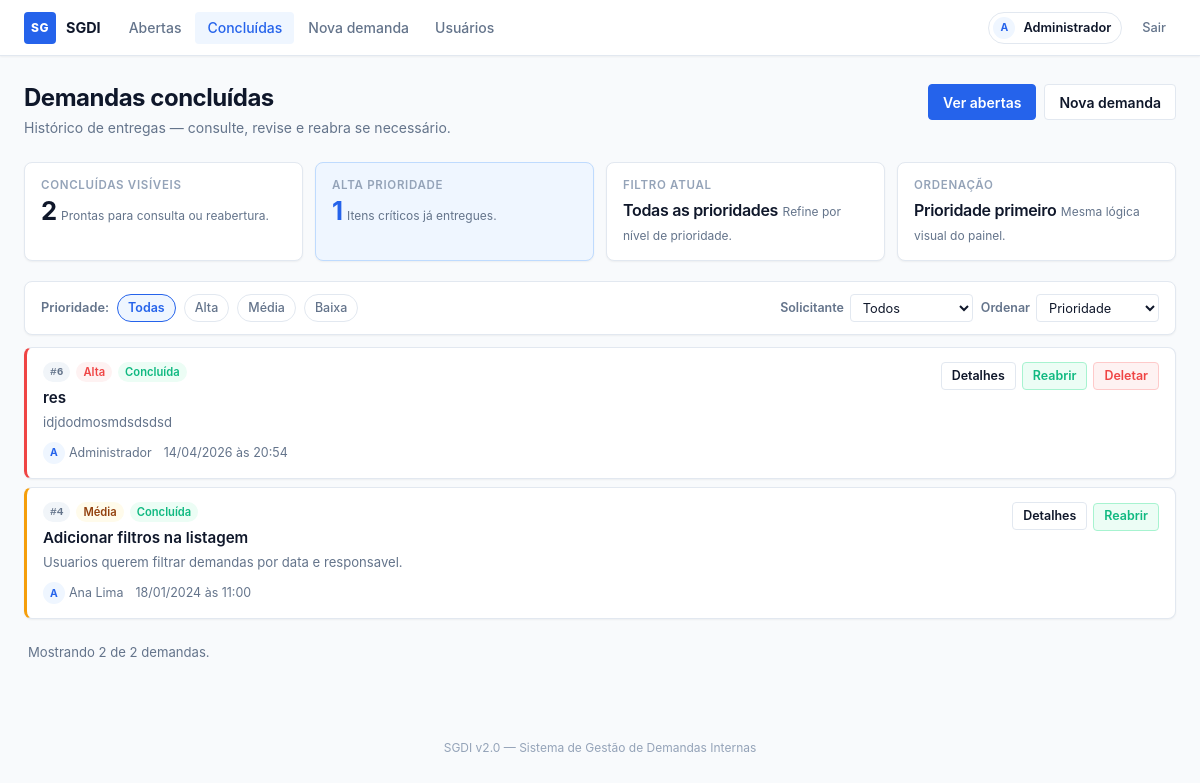
Page /concluidas (signed in) on the committed database.
### tables this page shows
CREATE TABLE demandas (
            id INTEGER PRIMARY KEY AUTOINCREMENT,
            titulo TEXT NOT NULL,
            descricao TEXT NOT NULL,
            solicitante TEXT NOT NULL,
            usuario_id INTEGER NOT NULL REFERENCES usuarios(id),
            prioridade TEXT NOT NULL DEFAULT 'Média',
            status TEXT NOT NULL DEFAULT 'Aberta',
            data_criacao TEXT NOT NULL
        );

### app.py (the view)
@app.route("/concluidas")
@login_required
def concluidas():
    contexto = build_demand_context(
        STATUS_CONCLUIDA,
        filtro_prioridade=request.args.get("prioridade", "").strip(),
        filtro_usuario_id=request.args.get("usuario_id", "").strip() or None,
        ordenacao=request.args.get("ordenacao", "prioridade"),
    )
    return render_template("concluidas.html", **contexto)

### app.py (called while the page is built)
def login_required(f):
    @wraps(f)
    def decorated(*args, **kwargs):
        if "usuario_id" not in session:
            flash("Faça login para continuar.")
            return redirect(url_for("login"))
        return f(*args, **kwargs)
    return decorated

@app.context_processor
def inject_globals():
    if "csrf_token" not in session:
        session["csrf_token"] = secrets.token_hex(32)
    return {
        "csrf_token": session["csrf_token"],
        "usuario_logado": {
            "id": session.get("usuario_id"),
            "nome": session.get("usuario_nome"),
            "username": session.get("usuario_username"),
        } if "usuario_id" in session else None,
    }

def get_db():
    return get_db_connection()

@app.template_filter("priority_slug")
def priority_slug(value):
    return PRIORIDADE_SLUGS.get(value, "neutra")

@app.template_filter("display_datetime")
def display_datetime(value):
    try:
        return datetime.strptime(value, "%Y-%m-%d %H:%M:%S").strftime("%d/%m/%Y às %H:%M")
    except (TypeError, ValueError):
        return value or ""

def normalize_priority(prioridade):
    return prioridade if prioridade in PRIORIDADES else ""

def normalize_order(ordenacao):
    return ordenacao if ordenacao in ORDENACOES else "prioridade"

def enrich_demands(demandas):
    agora = datetime.now()
    resultado = []
    for demanda in demandas:
        d = dict(demanda)
        try:
            data_criacao = datetime.strptime(d["data_criacao"], "%Y-%m-%d %H:%M:%S")
            dias_parada = (agora - data_criacao).days
        except (ValueError, TypeError):
            dias_parada = 0
        d["dias_parada"] = dias_parada
        d["alerta_parada"] = d.get("status") == STATUS_ABERTA and dias_parada >= DIAS_ALERTA_PARADA
        resultado.append(d)
    return resultado

def build_summary(demandas, filtro_prioridade, ordenacao):
    contagem = {p: 0 for p in PRIORIDADES}
    for d in demandas:
        if d.get("prioridade") in contagem:
            contagem[d["prioridade"]] += 1
    return {
        "total": len(demandas),
        "alta": contagem[PRIORIDADES[0]],
        "media": contagem[PRIORIDADES[1]],
        "baixa": contagem[PRIORIDADES[2]],
        "alertas": sum(1 for d in demandas if d.get("alerta_parada")),
        "filtro_label": filtro_prioridade or "Todas as prioridades",
        "ordenacao_label": ORDENACAO_LABELS[ordenacao],
    }

### templates/concluidas.html (shortened to what this page needs)
{% extends "base.html" %}
{% block content %}
<div class="page-header">
    <div>
        <h1>Demandas concluídas</h1>
        <p class="page-header__sub">Histórico de entregas — consulte, revise e reabra se necessário.</p>
    </div>
    <div class="page-header__actions">
        <a href="{{ url_for('index') }}" class="btn btn--primary">Ver abertas</a>
        <a href="{{ url_for('nova_demanda') }}" class="btn btn--secondary">Nova demanda</a>
    </div>
</div>
<div class="stats-bar">
    <div class="stat-card">
        <p class="stat-card__label">Concluídas visíveis</p>
        <strong class="stat-card__value" data-summary-total>{{ resumo.total }}</strong>
        <span class="stat-card__hint">Prontas para consulta ou reabertura.</span>
    </div>
    <div class="stat-card stat-card--accent">
        <p class="stat-card__label">Alta prioridade</p>
        <strong class="stat-card__value" data-summary-high>{{ resumo.alta }}</strong>
        <span class="stat-card__hint">Itens críticos já entregues.</span>
    </div>
    <div class="stat-card">
        <p class="stat-card__label">Filtro atual</p>
        <strong class="stat-card__value stat-card__value--sm" data-summary-view>{{ resumo.filtro_label }}</strong>
        <span class="stat-card__hint">Refine por nível de prioridade.</span>
    </div>
    <div class="stat-card">
        <p class="stat-card__label">Ordenação</p>
        <strong class="stat-card__value stat-card__value--sm" data-summary-order>{{ resumo.ordenacao_label }}</strong>
        <span class="stat-card__hint">Mesma lógica visual do painel.</span>
    </div>
</div>
<section data-demand-module>
<div class="toolbar">
    <div class="toolbar__left">
        <span class="toolbar__label">Prioridade:</span>
        <a
            href="{{ url_for('concluidas', prioridade=None, usuario_id=filtro_usuario_id or None, ordenacao=ordenacao_atual) }}"
            class="filter-pill {% if not filtro_atual %}is-active{% endif %}"
            data-priority-filter=""
            aria-pressed="{% if not filtro_atual %}true{% else %}false{% endif %}"
        >
            Todas
        </a>
        {% for prioridade in prioridades %}
            <a
                href="{{ url_for('concluidas', prioridade=prioridade, usuario_id=filtro_usuario_id or None, ordenacao=ordenacao_atual) }}"
                class="filter-pill priority-{{ prioridade|priority_slug }} {% if filtro_atual == prioridade %}is-active{% endif %}"
                data-priority-filter="{{ prioridade|priority_slug }}"
                aria-pressed="{% if filtro_atual == prioridade %}true{% else %}false{% endif %}"
            >
                {{ prioridade }}
            </a>
        {% endfor %}
    </div>
    <div class="toolbar__right">
        <form method="GET" action="{{ url_for('concluidas') }}">
            <div class="toolbar-select">
                <label for="usuario_id_c">Solicitante</label>
                <select name="usuario_id" id="usuario_id_c" onchange="this.form.submit()">
                    <option value="">Todos</option>
                </select>
            </div>
        </form>
        <form method="GET" action="{{ url_for('concluidas') }}">
            <div class="toolbar-select">
                <label for="ordenacao-concluidas">Ordenar</label>
                <select name="ordenacao" id="ordenacao-concluidas" data-sort-control>
                    <option value="prioridade" {% if ordenacao_atual == 'prioridade' %}selected{% endif %}>Prioridade</option>
                </select>
            </div>
        </form>
    </div>
</div>
<div
    class="demand-list"
    data-demand-list
    data-current-filter="{{ (filtro_atual|priority_slug) if filtro_atual else '' }}"
    data-current-order="{{ ordenacao_atual }}"
    data-batch-size="6"
>
    {% if demandas %}
        {% for demanda in demandas %}
            <article
                class="demand-card priority-{{ demanda['prioridade']|priority_slug }}"
                data-demand-card
                data-priority="{{ demanda['prioridade']|priority_slug }}"
                data-created="{{ demanda['data_criacao'] }}"
                data-alert="false"
            >
                <div class="demand-card__body">
                    <div class="demand-card__top">
                        <div class="demand-card__headline">
                            <div class="chip-row">
                                <span class="chip chip--id">#{{ demanda['id'] }}</span>
                                <span class="chip chip--{{ demanda['prioridade']|priority_slug }}">{{ demanda['prioridade'] }}</span>
                                <span class="chip chip--done">Concluída</span>
                            </div>
                            <h3 class="demand-card__title">
                                <a href="{{ url_for('detalhes', id=demanda['id']) }}">{{ demanda['titulo'] }}</a>
                            </h3>
                            <p class="demand-card__desc">
                                {{ demanda['descricao'][:180] }}{% if demanda['descricao']|length > 180 %}…{% endif %}
                            </p>
                        </div>
                        <div class="demand-card__actions">
                            <a href="{{ url_for('detalhes', id=demanda['id']) }}" class="btn btn--secondary btn--sm">Detalhes</a>
                            <form method="POST" action="{{ url_for('reabrir', id=demanda['id']) }}">
                                <button type="submit" class="btn btn--soft btn--sm">Reabrir</button>
                            </form>
                            {% if usuario_logado.id == demanda['usuario_id'] %}
                                <form method="POST" action="{{ url_for('deletar', id=demanda['id']) }}" onsubmit="return confirm('Deletar esta demanda?');">
                                    <button type="submit" class="btn btn--danger btn--sm">Deletar</button>
                                </form>
                            {% endif %}
                        </div>
                    </div>
                    <div class="demand-card__meta">
                        <span class="demand-card__meta-item">
                            <span class="avatar avatar--sm">{{ demanda['solicitante'][0] }}</span>
                            {{ demanda['solicitante'] }}
                        </span>
                        <span class="demand-card__meta-item">{{ demanda['data_criacao']|display_datetime }}</span>
                    </div>
                </div>
            </article>
        {% endfor %}
    {% else %}
        <div class="empty-state">
            <h3>Nenhuma demanda concluída encontrada.</h3>
            <p>Reveja o filtro atual ou acompanhe as demandas abertas para popular este histórico.</p>
            <a href="{{ url_for('index') }}" class="btn btn--primary">Ir para abertas</a>
        </div>
    {% endif %}
</div>
<div class="pagination-bar" data-load-more-area hidden>
    <p data-load-more-status></p>
</div>
</section>
{% endblock %}

### rows in the picture
demandas: id "6", prioridade "Alta", titulo "res", descricao "idjdodmosmdsdsdsd", solicitante "A", solicitante "Administrador", data_criacao|display_datetime "14/04/2026 às 20:54"
demandas: id "4", prioridade "Média", titulo "Adicionar filtros na listagem", descricao "Usuarios querem filtrar demandas por data e responsavel.", solicitante "A", solicitante "Ana Lima", data_criacao|display_datetime "18/01/2024 às 11:00"

### other values in the picture
{{ usuario_logado.nome[0] }} "A"
{{ usuario_logado.nome }} "Administrador"
{{ resumo.total }} "2"
{{ resumo.alta }} "1"
{{ prioridade }} "Alta" "Média" "Baixa"
